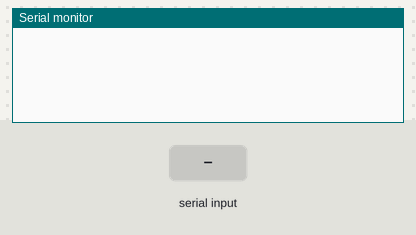
The sketch below on a simulated Arduino Uno, built with avr-gcc and run on an emulated ATmega328P. Shown: the last lines printed to the serial monitor. Inputs (shaded band) come from the test bench. EEPROM starts erased.

Above: at 1.2 s.
1.3 s: ":\n" received over Serial
At 2.1 s:
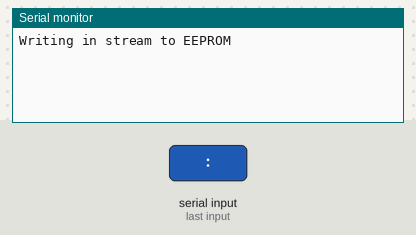
At 4.3 s:
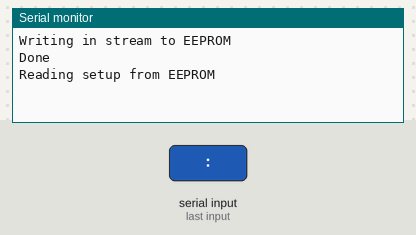

The sketch:

setup_ps2midi.ino
```cpp
#include "setup_serializer.h"
#include <EEPROM.h>

SetupSeializer* serializer;
bool readSetup = false;


void setup()
{
	Serial.begin(9600);
	serializer = new SetupSeializer();
}

void loop()
{
	if (Serial.available() > 0)
	{
		Serial.println("Writing in stream to EEPROM");
		String fromSerial = Serial.readString();

		serializer->WriteString(fromSerial);

		readSetup = true;
		Serial.println("Done");
		delay(1000);
	}


	if (readSetup)
	{
		Serial.println("Reading setup from EEPROM");
		serializer->Open();

		Serial.println(serializer->GetInMemSetup());

		int midiChannel;
		if (serializer->ValueOfField("MidiCh", &midiChannel))
		{
			Serial.print("Midi Channel: ");
			Serial.println(midiChannel);
		}

		String Owner;
		if (serializer->ValueOfField("Owner", &Owner))
		{
			Serial.print("Owner: ");
			Serial.println(Owner);
		}

		serializer->Close();
		readSetup = false;
	}


}
```

setup_serializer.cpp
```cpp
//
//
//

#include <EEPROM.h>
#include "setup_serializer.h"


bool SetupSeializer::WriteString(String in)
{
	EEPROM.update('0', SETUP_VERIFICATION_ADDRESS); // Invalidating any setup in EEPROM before attempting new write

	// Assuming 1024 bytes of EEPROM
	if (in.length() > EEPROM_SIZE - SETUP_START_ADDRESS) // Setup will always be placed after the verification byte
		return false;

	int writeAddress = SETUP_START_ADDRESS;
	for (int readAddress = 0; readAddress < in.length(); readAddress++)
	{
		if (in[readAddress] == '\n')
			continue; // Skipping newlines.
		EEPROM.update(writeAddress, in[readAddress]);
		writeAddress++;
	}


	EEPROM.update(writeAddress, '\0');
	EEPROM.update('1', SETUP_VERIFICATION_ADDRESS);
	return true;
}

bool SetupSeializer::Open()
{
	if (EEPROM.read(SETUP_VERIFICATION_ADDRESS) == '0')
		return false;
	if (inMemSetup != NULL)
		delete inMemSetup;
	inMemSetup = new String();

	int address = SETUP_START_ADDRESS;

	char b = (char) EEPROM.read(address);
	while (b != '\0')
	{
		inMemSetup += b;
		address++;
		if (address >= EEPROM_SIZE)
		{
			delete inMemSetup;
			return false;
		}
		b = (char) EEPROM.read(address);
	}
	return true;
}

void SetupSeializer::Close()
{
	if (inMemSetup != NULL)
		delete inMemSetup;
}


bool SetupSeializer::ValueOfField(String field, int * val)
{
	String tempVal;
	if (!ValueOfField(field, &tempVal))
		return false;
	(*val) = (int) tempVal.toInt();
	return true;
}

bool SetupSeializer::ValueOfField(String field, String * val)
{
	if (EEPROM.read(SETUP_VERIFICATION_ADDRESS) == '0')
		return false;
	if (inMemSetup == NULL)
		return false;

	int index = inMemSetup->indexOf(field);
	if (index < 0)
		return false;

	int valueStartIndex = inMemSetup->indexOf(":", index) + 1;
	int entryEndIndex = inMemSetup->indexOf(";", index);
	(*val) = inMemSetup->substring(valueStartIndex, entryEndIndex);
	return true;
}

String SetupSeializer::GetInMemSetup()
{
	return *inMemSetup;
}
```

setup_serializer.h
```cpp
// setup_serializer.h

#ifndef _SETUP_SERIALIZER_h
#define _SETUP_SERIALIZER_h

#if defined(ARDUINO) && ARDUINO >= 100
	#include "arduino.h"
#else
	#include "WProgram.h"
#endif


#define SETUP_VERIFICATION_ADDRESS 0
#define SETUP_START_ADDRESS 1
#define EEPROM_SIZE 1024


class SetupSeializer
{
public:
	bool WriteString(String in);

	bool Open();
	void Close();
	bool ValueOfField(String field, int* val);
	bool ValueOfField(String field, String* val);
	String GetInMemSetup();


private:
	String* inMemSetup;
};
#endif
```

Measured:
- after the input at 1.3 s, the serial monitor: prints a new line at once (image 1)
